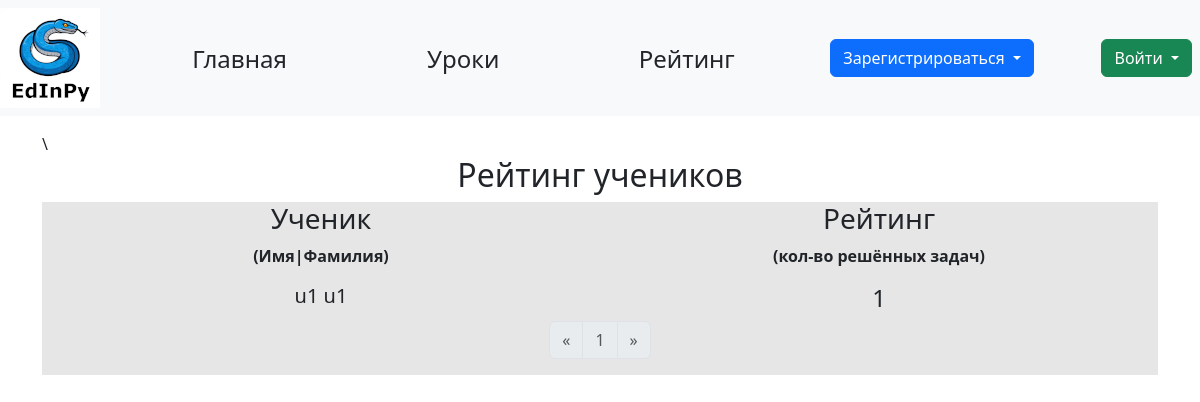
The app's page /rating, older data.
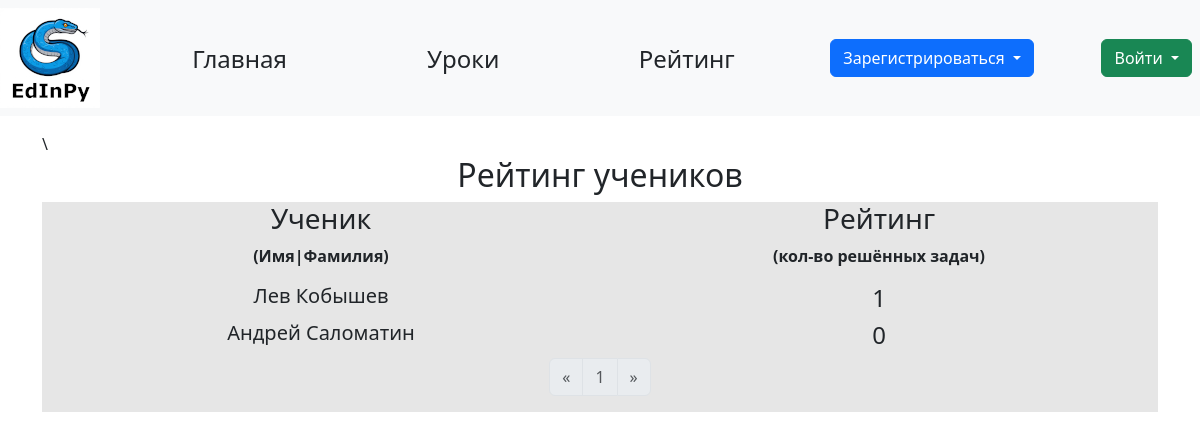
The same page, newer data.
### data/students.py (models this page shows, shortened)
class Student(SqlAlchemyBase, UserMixin, SerializerMixin):
    __tablename__ = 'students'
    id = sqlalchemy.Column(sqlalchemy.Integer, primary_key=True, autoincrement=True)
    name = sqlalchemy.Column(sqlalchemy.String, nullable=True)
    surname = sqlalchemy.Column(sqlalchemy.String, nullable=True)
    age = sqlalchemy.Column(sqlalchemy.Integer, nullable=True)
    email = sqlalchemy.Column(sqlalchemy.String, index=True, unique=True, nullable=False)
    hashed_password = sqlalchemy.Column(sqlalchemy.String, nullable=False)
    completed_tasks = sqlalchemy.Column(sqlalchemy.Integer, default=0)
    teacher_id = sqlalchemy.Column(sqlalchemy.Integer, sqlalchemy.ForeignKey("teachers.id"))
    teacher = orm.relationship('Teacher', back_populates='student')
    task = orm.relationship('Solution', back_populates='student')
    image_name = sqlalchemy.Column(sqlalchemy.Text, nullable=True, unique=True)

### main.py (the view)
@app.route('/rating')
def rating():
    page_arg = request.args.get('page')
    if not page_arg:
        page_arg = 0
    else:
        page_arg = int(page_arg) - 1
    if page_arg < 0:
        page_arg = 0
    page_limit = 20
    with db_session.create_session() as db_sess:
        cnt = db_sess.query(Student).count()
        if page_arg * page_limit >= cnt and cnt:
            return redirect('/rating')
        users = db_sess.query(Student) \
            .order_by(Student.completed_tasks.desc(), Student.surname.asc(), Student.name.asc()).limit(page_limit) \
            .offset(page_arg * page_limit).all()
        pages = []
        for i in range(page_arg - 2, page_arg + 3):
            if i >= 0 and i * page_limit < cnt:
                page = Page(f"/rating?page={i + 1}", i + 1)
                if i == page_arg:
                    page.enabled = False
                pages.append(page)
        prev_page = Page(f"/rating?page={page_arg}")
        next_page = Page(f"/rating?page={page_arg + 2}")
        if page_arg - 1 < 0:
            prev_page.enabled = False
        if (page_arg + 1) * page_limit >= cnt:
            next_page.enabled = False
        return render_template('rating.html', users=users, pages=pages, prev_page=prev_page, next_page=next_page)

### data/db_session.py (called while the page is built)
def create_session() -> Session:
    global __factory
    return __factory()

### templates/rating.html
{% extends "base.html" %} {% block content %}\
{% if users %}
<h2 style="text-align: center;">Рейтинг учеников</h2>
<div class="container w-90 text-center" style="background: rgb(230, 230, 230);">
    <div class="row">
        <div class="col">
            <h3>Ученик</h3>
            <p><b>(Имя|Фамилия)</b></p>
        </div>
        <div class="col">
            <h3>Рейтинг</h3>
            <p><b>(кол-во решённых задач)</b></p>
        </div>
    </div>
    {% for user in users %}
    <div class="row">
        <div class="col">
            <h5>{{ user.name }} {{ user.surname }}</h5>
        </div>
        <div class="col">
            <h4>{{ user.completed_tasks }}</h4>
        </div>
    </div>
    {% endfor %}
    <div class="d-flex justify-content-center">
        <nav aria-label="Page navigation">
            <ul class="pagination">
                <li class="page-item">
                    <a class="page-link {{ 'disabled' if not prev_page.enabled }}"
                       href="{{ prev_page.link }}" aria-label="Previous">
                        <span aria-hidden="true">&laquo;</span>
                    </a>
                </li>
                {% for page in pages %}
                <li class="page-item {{ 'disabled' if not page.enabled }}">
                    <a class="page-link" href="{{ page.link }}">{{page.name }}</a>
                </li>
                {% endfor %}
                <li class="page-item {{ 'disabled' if not next_page.enabled }}">
                    <a class="page-link" href="{{ next_page.link }}" aria-label="Next">
                        <span aria-hidden="true">&raquo;</span>
                    </a>
                </li>
            </ul>
        </nav>
    </div>
</div>
{% else %}
<div class="container mx-auto">
    <p class="fs-3 text-center">Еще ни один ученик не зарегистрировался</p>
</div>
{% endif %}
{% endblock %}

### templates/base.html (shortened to what this page needs)
<!doctype html>
<html lang="en">
<head>
    <link href="https://cdn.jsdelivr.net/npm/bootstrap@5.3.3/dist/css/bootstrap.min.css" rel="stylesheet"
>
    <link rel="stylesheet" href="../static/css/style.css">
</head>
<body>
<header>
    <nav class="navbar navbar-light bg-light d-flex bd-highlight mb-3">
        <a href="/"><img src="{{url_for('static', filename='edinpy.png')}}"/></a>
        <a href="/" type="button" class="btn main_page">Главная</a>
        <a href="/lessons" type="button" class="btn lessons">Уроки</a>
        <a href="/rating" type="button" class="btn rating">Рейтинг</a>
        {% if current_user.is_authenticated %}
        {% if current_user.get_type() in ["student", "teacher"] %}
        {% if current_user.has_notifications() %}
        <a href="/notifications"><img src="{{ url_for('static', filename='bell_black.png') }}" width=32px
                                      height=32px></a>
        {% else %}
        <a href="/notifications"><img src="{{ url_for('static', filename='bell_white.png') }}" width=32px
                                      height=32px></a>
        {% endif %}
        {% endif %}
        <a class="navbar-brand p-1 bd-highlight" href="/profile"><h3><b>{{ current_user.name }} {{ current_user.surname
            }}</b></h3></a>
        {% else %}
        <div class="dropdown p-1 bd-highlight">
            <button class="btn btn-primary dropdown-toggle" type="button" id="dropdownMenuButton1"
                    data-bs-toggle="dropdown" aria-expanded="false">
                Зарегистрироваться
            </button>
        </div>
        <div class="dropdown p-2 bd-highlight">
            <button class="btn btn-success dropdown-toggle" type="button" id="dropdownMenuButton2"
                    data-bs-toggle="dropdown" aria-expanded="false">
                Войти
            </button>
        </div>
        {% endif %}
    </nav>
</header>
<main role="main" class="container">
    {% block content %}{% endblock %}
</main>
</body>
</html>

### templates/base.html (style rules this page uses)
nav a.main_page { width: 7em; height: 2em; font-size: 150%; }
nav a.lessons { width: 7em; height: 2em; font-size: 150%; }
nav a.rating { width: 7em; height: 2em; font-size: 150%; }

Row changes from the older to the newer data that the page shows:
changed Student: name "u1" → "Лев"; surname "u1" → "Кобышев"
added Student: name "Андрей", surname "Саломатин", completed_tasks "0"
